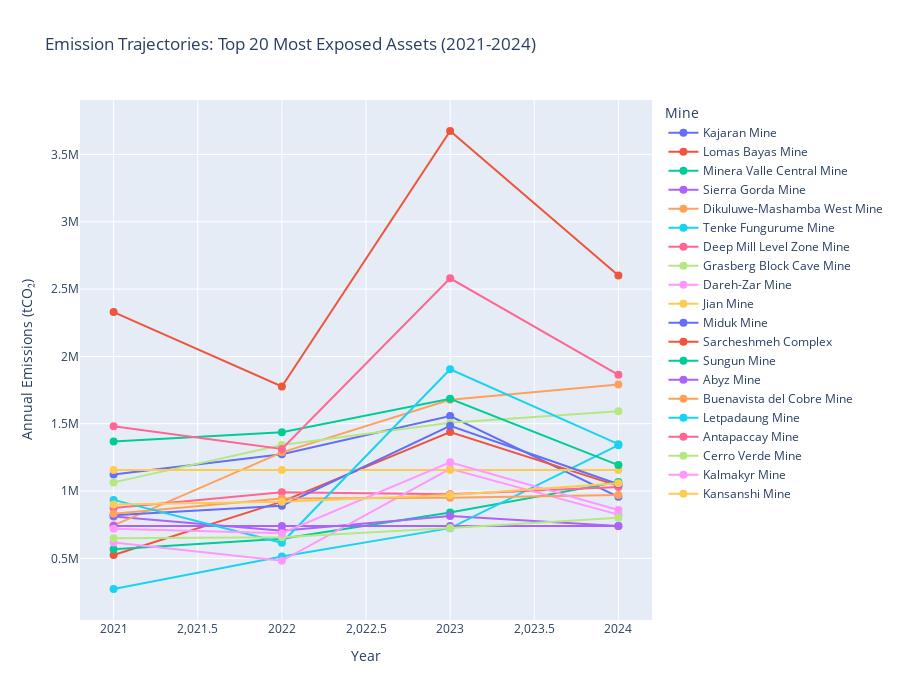

Notebook source saved alongside this figure:
### Markdown cell above
#### 4.4 Visualization: Emission Trajectories for Top 20 Exposed Assets

### Code cell
# Get top 20 by carbon cost
top20_ids = df_financial.nlargest(20, 'carbon_cost_usd_100')['source_id'].tolist()

# Get their annual trends
top20_trends = annual_trends[annual_trends['source_id'].isin(top20_ids)]

# Create line plot
fig7 = px.line(
    top20_trends,
    x='year',
    y='emissions_t_co2e',
    color='source_name',
    markers=True,
    title='Emission Trajectories: Top 20 Most Exposed Assets (2021-2024)',
    labels={'emissions_t_co2e': 'Annual Emissions (tCO₂)', 'year': 'Year'},
    height=700
)

fig7.update_traces(line=dict(width=2), marker=dict(size=8))
fig7.update_layout(legend_title_text='Mine')

fig7.show()

print(" Shows whether high-exposure assets are improving or getting worse over time")

### Figure 1 — Plotly figure (JSON) as saved in the notebook; plotly's stock layout.template omitted (floating-point values rounded to 4 significant figures)
{"data": [{"hovertemplate": "source_name=Kajaran Mine<br>Year=%{x}<br>Annual Emissions (tCO₂)=%{y}<extra></extra>", "legendgroup": "Kajaran Mine", "line": {"color": "#636efa", "dash": "solid", "width": 2}, "marker": {"size": 8, "symbol": "circle"}, "mode": "lines+markers", "name": "Kajaran Mine", "orientation": "v", "showlegend": true, "type": "scatter", "x": [2021, 2022, 2023, 2024], "xaxis": "x", "y": [1123000.0, 1273000.0, 1556000.0, 956800.0], "yaxis": "y"}, {"hovertemplate": "source_name=Lomas Bayas Mine<br>Year=%{x}<br>Annual Emissions (tCO₂)=%{y}<extra></extra>", "legendgroup": "Lomas Bayas Mine", "line": {"color": "#EF553B", "dash": "solid", "width": 2}, "marker": {"size": 8, "symbol": "circle"}, "mode": "lines+markers", "name": "Lomas Bayas Mine", "orientation": "v", "showlegend": true, "type": "scatter", "x": [2021, 2022, 2023, 2024], "xaxis": "x", "y": [524500.0, 921200.0, 1438000.0, 1039000.0], "yaxis": "y"}, {"hovertemplate": "source_name=Minera Valle Central Mine<br>Year=%{x}<br>Annual Emissions (tCO₂)=%{y}<extra></extra>", "legendgroup": "Minera Valle Central Mine", "line": {"color": "#00cc96", "dash": "solid", "width": 2}, "marker": {"size": 8, "symbol": "circle"}, "mode": "lines+markers", "name": "Minera Valle Central Mine", "orientation": "v", "showlegend": true, "type": "scatter", "x": [2021, 2022, 2023, 2024], "xaxis": "x", "y": [568400.0, 645000.0, 841100.0, 1068000.0], "yaxis": "y"}, {"hovertemplate": "source_name=Sierra Gorda Mine<br>Year=%{x}<br>Annual Emissions (tCO₂)=%{y}<extra></extra>", "legendgroup": "Sierra Gorda Mine", "line": {"color": "#ab63fa", "dash": "solid", "width": 2}, "marker": {"size": 8, "symbol": "circle"}, "mode": "lines+markers", "name": "Sierra Gorda Mine", "orientation": "v", "showlegend": true, "type": "scatter", "x": [2021, 2022, 2023, 2024], "xaxis": "x", "y": [811400.0, 704600.0, 815000.0, 739800.0], "yaxis": "y"}, {"hovertemplate": "source_name=Dikuluwe-Mashamba West Mine<br>Year=%{x}<br>Annual Emissions (tCO₂)=%{y}<extra></extra>", "legendgroup": "Dikuluwe-Mashamba West Mine", "line": {"color": "#FFA15A", "dash": "solid", "width": 2}, "marker": {"size": 8, "symbol": "circle"}, "mode": "lines+markers", "name": "Dikuluwe-Mashamba West Mine", "orientation": "v", "showlegend": true, "type": "scatter", "x": [2021, 2022, 2023, 2024], "xaxis": "x", "y": [745400.0, 1287000.0, 1679000.0, 1791000.0], "yaxis": "y"}, {"hovertemplate": "source_name=Tenke Fungurume Mine<br>Year=%{x}<br>Annual Emissions (tCO₂)=%{y}<extra></extra>", "legendgroup": "Tenke Fungurume Mine", "line": {"color": "#19d3f3", "dash": "solid", "width": 2}, "marker": {"size": 8, "symbol": "circle"}, "mode": "lines+markers", "name": "Tenke Fungurume Mine", "orientation": "v", "showlegend": true, "type": "scatter", "x": [2021, 2022, 2023, 2024], "xaxis": "x", "y": [272200.0, 514200.0, 724200.0, 1340000.0], "yaxis": "y"}, {"hovertemplate": "source_name=Deep Mill Level Zone Mine<br>Year=%{x}<br>Annual Emissions (tCO₂)=%{y}<extra></extra>", "legendgroup": "Deep Mill Level Zone Mine", "line": {"color": "#FF6692", "dash": "solid", "width": 2}, "marker": {"size": 8, "symbol": "circle"}, "mode": "lines+markers", "name": "Deep Mill Level Zone Mine", "orientation": "v", "showlegend": true, "type": "scatter", "x": [2021, 2022, 2023, 2024], "xaxis": "x", "y": [874300.0, 991400.0, 975200.0, 1031000.0], "yaxis": "y"}, {"hovertemplate": "source_name=Grasberg Block Cave Mine<br>Year=%{x}<br>Annual Emissions (tCO₂)=%{y}<extra></extra>", "legendgroup": "Grasberg Block Cave Mine", "line": {"color": "#B6E880", "dash": "solid", "width": 2}, "marker": {"size": 8, "symbol": "circle"}, "mode": "lines+markers", "name": "Grasberg Block Cave Mine", "orientation": "v", "showlegend": true, "type": "scatter", "x": [2021, 2022, 2023, 2024], "xaxis": "x", "y": [1064000.0, 1342000.0, 1507000.0, 1593000.0], "yaxis": "y"}, {"hovertemplate": "source_name=Dareh-Zar Mine<br>Year=%{x}<br>Annual Emissions (tCO₂)=%{y}<extra></extra>", "legendgroup": "Dareh-Zar Mine", "line": {"color": "#FF97FF", "dash": "solid", "width": 2}, "marker": {"size": 8, "symbol": "circle"}, "mode": "lines+markers", "name": "Dareh-Zar Mine", "orientation": "v", "showlegend": true, "type": "scatter", "x": [2021, 2022, 2023, 2024], "xaxis": "x", "y": [617500.0, 481800.0, 1165000.0, 824600.0], "yaxis": "y"}, {"hovertemplate": "source_name=Jian Mine<br>Year=%{x}<br>Annual Emissions (tCO₂)=%{y}<extra></extra>", "legendgroup": "Jian Mine", "line": {"color": "#FECB52", "dash": "solid", "width": 2}, "marker": {"size": 8, "symbol": "circle"}, "mode": "lines+markers", "name": "Jian Mine", "orientation": "v", "showlegend": true, "type": "scatter", "x": [2021, 2022, 2023, 2024], "xaxis": "x", "y": [1156000.0, 1156000.0, 1156000.0, 1156000.0], "yaxis": "y"}, {"hovertemplate": "source_name=Miduk Mine<br>Year=%{x}<br>Annual Emissions (tCO₂)=%{y}<extra></extra>", "legendgroup": "Miduk Mine", "line": {"color": "#636efa", "dash": "solid", "width": 2}, "marker": {"size": 8, "symbol": "circle"}, "mode": "lines+markers", "name": "Miduk Mine", "orientation": "v", "showlegend": true, "type": "scatter", "x": [2021, 2022, 2023, 2024], "xaxis": "x", "y": [820500.0, 890900.0, 1484000.0, 1051000.0], "yaxis": "y"}, {"hovertemplate": "source_name=Sarcheshmeh Complex<br>Year=%{x}<br>Annual Emissions (tCO₂)=%{y}<extra></extra>", "legendgroup": "Sarcheshmeh Complex", "line": {"color": "#EF553B", "dash": "solid", "width": 2}, "marker": {"size": 8, "symbol": "circle"}, "mode": "lines+markers", "name": "Sarcheshmeh Complex", "orientation": "v", "showlegend": true, "type": "scatter", "x": [2021, 2022, 2023, 2024], "xaxis": "x", "y": [2329000.0, 1777000.0, 3674000.0, 2601000.0], "yaxis": "y"}, {"hovertemplate": "source_name=Sungun Mine<br>Year=%{x}<br>Annual Emissions (tCO₂)=%{y}<extra></extra>", "legendgroup": "Sungun Mine", "line": {"color": "#00cc96", "dash": "solid", "width": 2}, "marker": {"size": 8, "symbol": "circle"}, "mode": "lines+markers", "name": "Sungun Mine", "orientation": "v", "showlegend": true, "type": "scatter", "x": [2021, 2022, 2023, 2024], "xaxis": "x", "y": [1368000.0, 1437000.0, 1685000.0, 1193000.0], "yaxis": "y"}, {"hovertemplate": "source_name=Abyz Mine<br>Year=%{x}<br>Annual Emissions (tCO₂)=%{y}<extra></extra>", "legendgroup": "Abyz Mine", "line": {"color": "#ab63fa", "dash": "solid", "width": 2}, "marker": {"size": 8, "symbol": "circle"}, "mode": "lines+markers", "name": "Abyz Mine", "orientation": "v", "showlegend": true, "type": "scatter", "x": [2021, 2022, 2023, 2024], "xaxis": "x", "y": [739700.0, 739700.0, 739700.0, 739700.0], "yaxis": "y"}, {"hovertemplate": "source_name=Buenavista del Cobre Mine<br>Year=%{x}<br>Annual Emissions (tCO₂)=%{y}<extra></extra>", "legendgroup": "Buenavista del Cobre Mine", "line": {"color": "#FFA15A", "dash": "solid", "width": 2}, "marker": {"size": 8, "symbol": "circle"}, "mode": "lines+markers", "name": "Buenavista del Cobre Mine", "orientation": "v", "showlegend": true, "type": "scatter", "x": [2021, 2022, 2023, 2024], "xaxis": "x", "y": [831900.0, 944700.0, 950700.0, 970100.0], "yaxis": "y"}, {"hovertemplate": "source_name=Letpadaung Mine<br>Year=%{x}<br>Annual Emissions (tCO₂)=%{y}<extra></extra>", "legendgroup": "Letpadaung Mine", "line": {"color": "#19d3f3", "dash": "solid", "width": 2}, "marker": {"size": 8, "symbol": "circle"}, "mode": "lines+markers", "name": "Letpadaung Mine", "orientation": "v", "showlegend": true, "type": "scatter", "x": [2021, 2022, 2023, 2024], "xaxis": "x", "y": [934100.0, 615600.0, 1904000.0, 1348000.0], "yaxis": "y"}, {"hovertemplate": "source_name=Antapaccay Mine<br>Year=%{x}<br>Annual Emissions (tCO₂)=%{y}<extra></extra>", "legendgroup": "Antapaccay Mine", "line": {"color": "#FF6692", "dash": "solid", "width": 2}, "marker": {"size": 8, "symbol": "circle"}, "mode": "lines+markers", "name": "Antapaccay Mine", "orientation": "v", "showlegend": true, "type": "scatter", "x": [2021, 2022, 2023, 2024], "xaxis": "x", "y": [1481000.0, 1312000.0, 2580000.0, 1863000.0], "yaxis": "y"}, {"hovertemplate": "source_name=Cerro Verde Mine<br>Year=%{x}<br>Annual Emissions (tCO₂)=%{y}<extra></extra>", "legendgroup": "Cerro Verde Mine", "line": {"color": "#B6E880", "dash": "solid", "width": 2}, "marker": {"size": 8, "symbol": "circle"}, "mode": "lines+markers", "name": "Cerro Verde Mine", "orientation": "v", "showlegend": true, "type": "scatter", "x": [2021, 2022, 2023, 2024], "xaxis": "x", "y": [648300.0, 657300.0, 725900.0, 801600.0], "yaxis": "y"}, {"hovertemplate": "source_name=Kalmakyr Mine<br>Year=%{x}<br>Annual Emissions (tCO₂)=%{y}<extra></extra>", "legendgroup": "Kalmakyr Mine", "line": {"color": "#FF97FF", "dash": "solid", "width": 2}, "marker": {"size": 8, "symbol": "circle"}, "mode": "lines+markers", "name": "Kalmakyr Mine", "orientation": "v", "showlegend": true, "type": "scatter", "x": [2021, 2022, 2023, 2024], "xaxis": "x", "y": [719800.0, 686800.0, 1214000.0, 859200.0], "yaxis": "y"}, {"hovertemplate": "source_name=Kansanshi Mine<br>Year=%{x}<br>Annual Emissions (tCO₂)=%{y}<extra></extra>", "legendgroup": "Kansanshi Mine", "line": {"color": "#FECB52", "dash": "solid", "width": 2}, "marker": {"size": 8, "symbol": "circle"}, "mode": "lines+markers", "name": "Kansanshi Mine", "orientation": "v", "showlegend": true, "type": "scatter", "x": [2021, 2022, 2023, 2024], "xaxis": "x", "y": [899600.0, 919500.0, 969800.0, 1058000.0], "yaxis": "y"}], "layout": {"height": 700, "legend": {"title": {"text": "Mine"}, "tracegroupgap": 0}, "title": {"text": "Emission Trajectories: Top 20 Most Exposed Assets (2021-2024)"}, "xaxis": {"anchor": "y", "domain": [0, 1], "title": {"text": "Year"}}, "yaxis": {"anchor": "x", "domain": [0, 1], "title": {"text": "Annual Emissions (tCO₂)"}}}}
